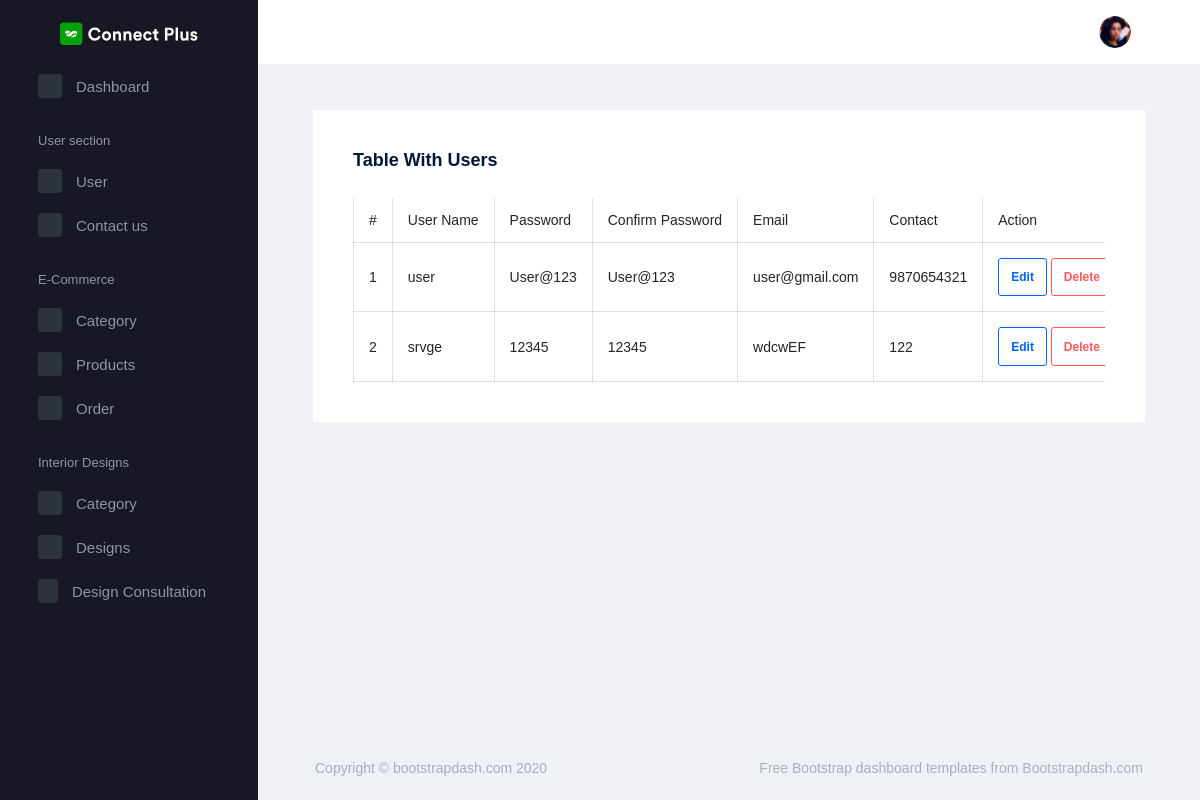
Screenshot of /AdminApp/display_users/ with the database file from the repository.
### WebApp/models.py (models this page shows)
class UserRegistrationDb(models.Model):
    username = models.CharField(max_length=50, null=True, blank=True, unique=True)
    password = models.CharField(max_length=50, null=True, blank=True)
    conf_password = models.CharField(max_length=50, null=True, blank=True)
    email = models.EmailField(max_length=100, null=True, blank=True)
    contact = models.IntegerField(null=True, blank=True)

### AdminApp/views.py (the view)
# urls.py: path('display_users/', views.display_users, name="display_users"),
def display_users(request):
    data = UserRegistrationDb.objects.all()
    return render(request, "display_users.html", {'data': data})

### AdminApp/templates/display_users.html (shortened to what this page needs)
<!DOCTYPE html>
{% extends 'index.html' %}
{% block content %}
<html lang="en">
<head>
</head>
<body>
<div class="col-lg-12 stretch-card">
    <div class="card">
        <div class="card-body">
            <h4 class="card-title">Table with users</h4>
            <div class="table-responsive ">
                <table class="table table-bordered ">
                    <thead>
                    <tr>
                        <th> #</th>
                        <th> User Name</th>
                        <th> Password</th>
                        <th> Confirm Password</th>
                        <th> Email</th>
                        <th> Contact</th>
                        <th> Action</th>
                    </tr>
                    </thead>
                    <tbody>
                    {% for d in data %}
                    <tr>
                        <td> {{forloop.counter}}</td>
                        <td> {{d.username}}</td>
                        <td> {{d.password}}</td>
                        <td> {{d.conf_password}}</td>
                        <td> {{d.email}}</td>
                        <td> {{d.contact}}</td>
                        <td>
                            <a href="{% url 'edit_users' u_id=d.id %}">
                                <button class="btn btn-outline-primary">Edit</button>
                            </a>
                            <a href="{% url 'delete_user' u_id=d.id %}">
                                <button class="btn btn-outline-danger">Delete</button>
                            </a>
                        </td>
                    </tr>
                    {% endfor %}
                    </tbody>
                </table>
            </div>
        </div>
    </div>
</div>
</body>
</html>
{% endblock %}

### rows the page displays
UserRegistrationDb: username "user", password "User@123", conf_password "User@123", email "user@gmail.com", contact "9870654321"
UserRegistrationDb: username "srvge", password "12345", conf_password "12345", email "wdcwEF", contact "122"
